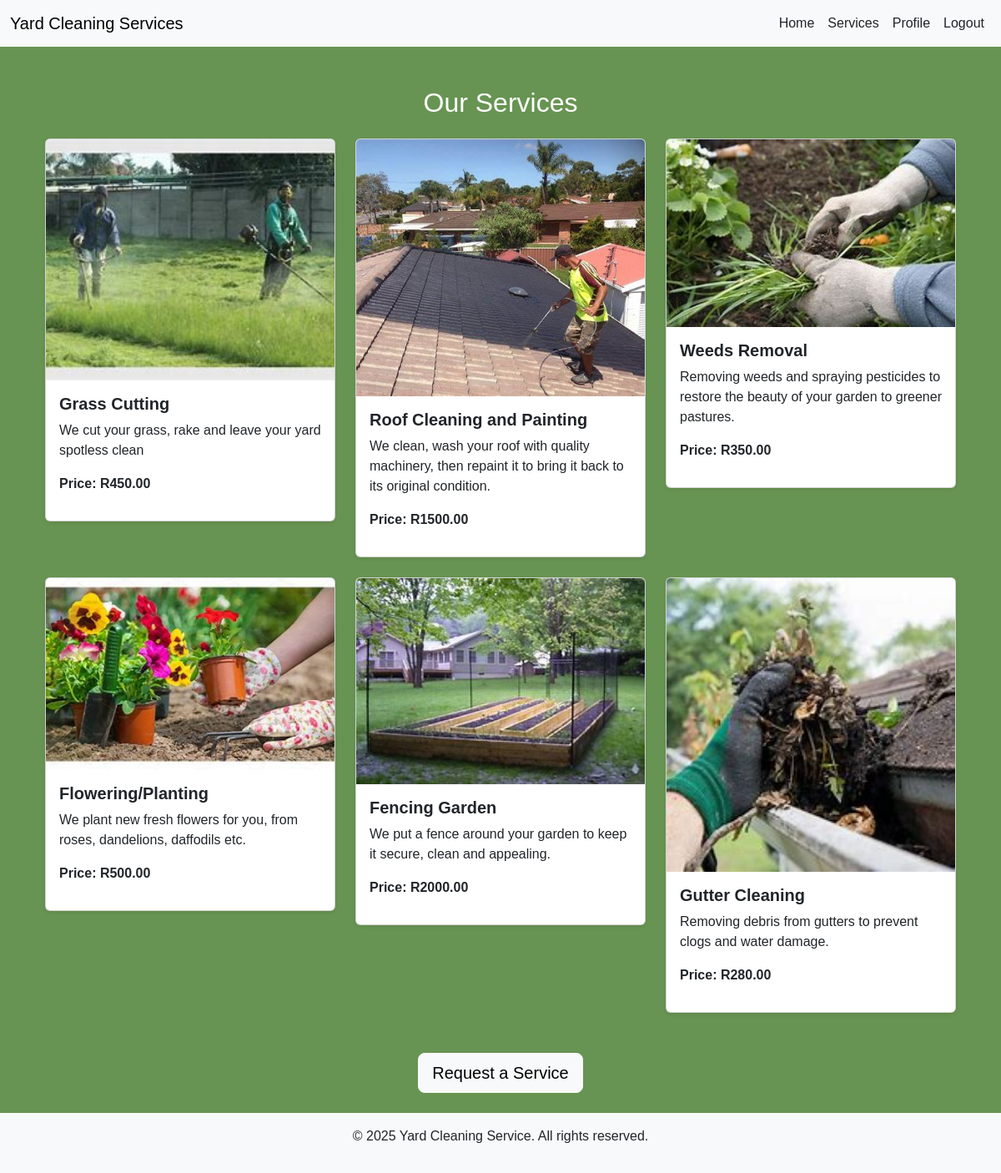
/services/ (signed in), run on the app's committed database.
### yardapp/models.py (models this page shows, shortened)
class Service(models.Model):
    service_name = models.CharField(max_length=100)
    description = models.TextField()
    price = models.DecimalField(max_digits=10, decimal_places=2)
    image = models.ImageField(upload_to='services_images/', blank=True)

### yardapp/views.py (the view)
# urls.py: path('services/', views.services_view, name='services'), # services url
def services_view(request):
    services = Service.objects.all() # get all services from the database
    return render(request, 'yardapp/services.html', {'services': services})

### yardapp/auth_backend.py (called while the page is built)
    def get_user(self, user_id):
        try:
            return User.objects.get(pk=user_id)
        except User.DoesNotExist:
            return None

### yardapp/templates/yardapp/services.html (shortened to what this page needs)
{% extends 'yardapp/base.html' %}
{% block content %}
<div class="container mt-5">
    <h2 class="text-center mb-4 text-white">Our Services</h2>
    <div class="row">
        {% for service in services %}
        <div class="col-md-4 mb-4">
            <div class="card shadow-sm">
                <img src="{{ service.image.url }}" class="card-img-top" alt="{{ service.name }}">
                <div class="card-body">
                    <h5 class="card-title fw-bold">{{ service.service_name }}</h5>
                    <p class="card-text">{{ service.description }}</p>
                    <p class="fw-bold">Price: R{{ service.price }}</p>
                </div>
            </div>
        </div>
        {% endfor %}
    </div>
    <div class="text-center mt-4">
        <a href="{% url 'service_request' %}" class="btn btn-light btn-lg">Request a Service</a>
    </div>
</div>
{% endblock %}

### yardapp/templates/yardapp/base.html (style rules this page uses)
body { font-family: Arial, sans-serif; background-color: #679452; }

### data on the page
Service: image (picture), service_name "Grass Cutting", description "We cut your grass, rake and leave your yard spotless clean", price "450.00"
Service: image (picture), service_name "Roof Cleaning and Painting", description "We clean, wash your roof with quality machinery, then repaint it to bring it back to its original condition.", price "1500.00"
Service: image (picture), service_name "Weeds Removal", description "Removing weeds and spraying pesticides to restore the beauty of your garden to greener pastures.", price "350.00"
Service: image (picture), service_name "Flowering/Planting", description "We plant new fresh flowers for you, from roses, dandelions, daffodils etc.", price "500.00"
Service: image (picture), service_name "Fencing Garden", description "We put a fence around your garden to keep it secure, clean and appealing.", price "2000.00"
Service: image (picture), service_name "Gutter Cleaning", description "Removing debris from gutters to prevent clogs and water damage.", price "280.00"
